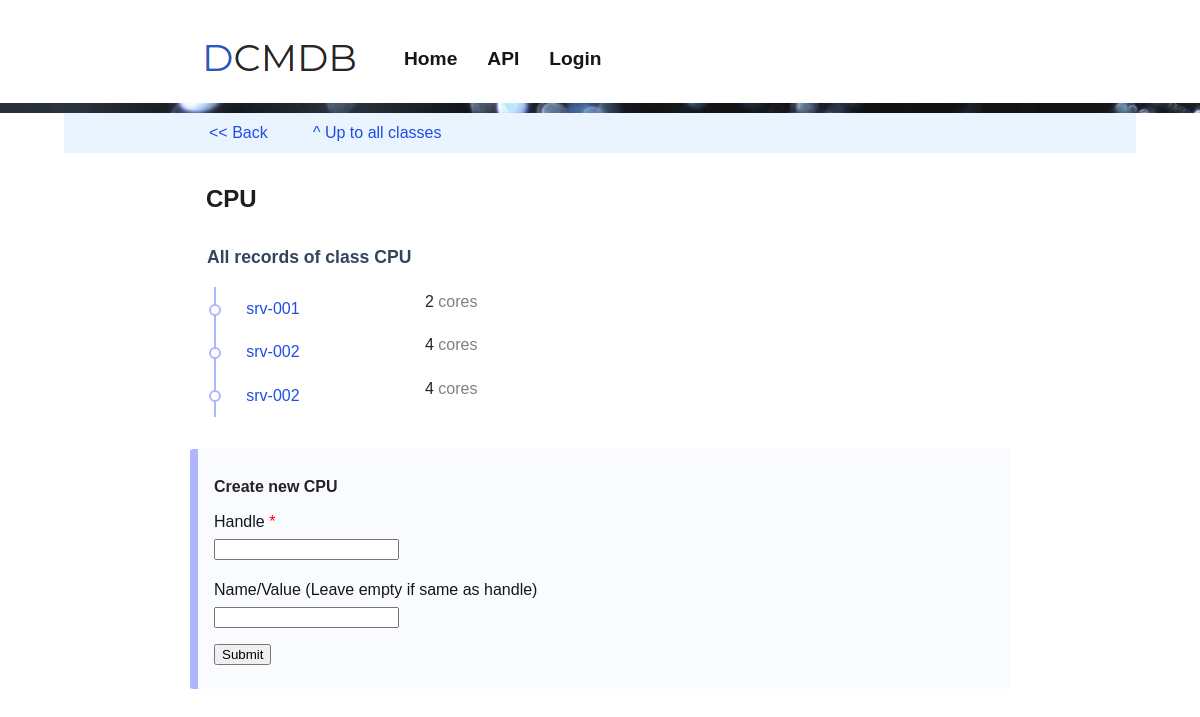
/ui/api/v1/class/cpu, run on the app's committed database.
### tables this page shows
CREATE TABLE classes (id integer primary key autoincrement, handle text UNIQUE, name text, type text, description text, appended integer, unit text, value_prefix, value_limit text, applies_to text, accepts text);

CREATE TABLE records (id integer primary key autoincrement, class_id int, handle text, label text, value text, target_id int, alias_src_id int, alias_dst_id int);

### frontend/api_v1.py (the view)
@api.route('/ui/api/v1/class/<class_handle>')
@api.route('/ui/api/v1/class/<class_handle>/')
def render_class_details(class_handle):
    index.g.title = 'All records of class '+ class_handle
    index.g.parent_page = "/ui/api/v1/class"
    index.g.parent_page_link_name = "^ Up to all classes"
    rc = get_record_class(class_handle)
    index.g.rc = rc
    index.g.records = rc.records()
    applies_to = []
    for t in rc.applies_to:
        applies_to.append(get_record_class(t))
    index.g.applies_to = applies_to
    accepts = []
    for t in rc.accepts:
        accepts.append(get_record_class(t))
    index.g.accepts = accepts
    from .forms import CreateRecordForm
    form = CreateRecordForm()
    r = form.validate_on_submit()
    return index.render_template('api_v1_class_details.html', form=form)

### frontend/forms.py
class CreateRecordForm(FlaskForm):
    record_handle = StringField('Handle', validators=[InputRequired(), Length(min=1, max=200)])
    record_value = StringField( 'Name/Value (Leave empty if same as handle)',
                                validators=[Length(min=0, max=200)])
    submit = SubmitField('Submit')

### backend/app.py (called while the page is built)
    def get_record_class(self, class_id):
        query = "SELECT * FROM classes WHERE id = {}".format(class_id)
        row = self.db.fetch_one(query)
        if row is None or row is False:
            return False
        return RecordClass(self, class_id)

    def get_record_class_id(self, class_handle):
        query = "SELECT id FROM classes WHERE handle = '{}';".format(class_handle)
        row = self.db.fetch_one(query)
        if row:
            return row[0]
        return False

    def get_object_list(self, query, ObjectClass):
        query_result = self.db.fetch_all(query)
        object_list = []
        for row in query_result:
            obj_id = row[0]
            obj = ObjectClass(self, obj_id)
            object_list.append(obj)
        return object_list

    def csl_to_list(self, csl):
        l = csl.split(", ")
        return list(filter(None, l))

### backend/application/sqlite_engine.py (called while the page is built)
    def connect(self):
        if self.connection == False:
            self.connection = sqlite3.connect(self.url)
            self.cursor = self.connection.cursor()

    def commit(self):
        self.connection.commit()

    def close_connection(self):
        self.connection.close()
        self.connection = False

    def fetch_one(self, query):
        self.connect()
        qr = self.cursor.execute(query)
        result = self.cursor.fetchone()
        self.commit()
        self.close_connection()
        return result

    def fetch_all(self, query):
        self.connect()
        qr = self.cursor.execute(query)
        result = self.cursor.fetchall()
        self.commit()
        self.close_connection()
        return result

### backend/classes/record.py (called while the page is built)
    @property
    def target(self):
        return self.target_obj

    def get_members(self):
        query = "SELECT object_id FROM relationships WHERE parent_id = {}".format(self.id)
        return self.app.get_object_list(query, Record)

### backend/classes/record_class.py (called while the page is built)
    def records(self):
        query = "SELECT * FROM records WHERE class_id = {};" \
                .format(self.id)
        return self.app.get_object_list(query, self.app.Record)

### frontend/api_v1.py (called while the page is built)
def get_record_class(rc_handle):
    rc_id = index.backend.get_record_class_id(rc_handle)
    return index.backend.get_record_class(rc_id)

### frontend/templates/api_v1_class_details.html (shortened to what this page needs)
{% extends "base.html" %}
{% from 'common.html' import api_nav %}
{% from 'common.html' import input as input %}
{% block extra_css %}
		<link rel="stylesheet" href="/static/dist/css/forms.css" />
{% endblock %}
{% block content %}
<article style="border:0px; max-width:100vw;">
	{{ api_nav(g) }}
</article>
<article style="border:0px;">
	<h1> {{ g.rc.name }}</h1>
</article>
<article>
	<table class="tablelist">
		<tr><td colspan="2"><h2>All records of class {{ g.rc.name }}</h1></td></tr>
		{% if g.rc.type in ['object', 'linked-object'] %}
		{% for obj in g.records %}
			<tr>
				<td class="bullet">
					<a href="/ui/api/v1/{{ obj.url }}"> {{ obj.label }} </a>
				</td>
				<td></td>
			</tr>
		{% endfor %}
		{% else %}
		{% for obj in g.records %}
			{% set child = obj.get_members()[0] %}
			<tr>
				<td class="bullet">
					<a href="/ui/api/v1/{{ child.url }}"> {{ child.label }} </a>
				</td>
				<td>
					  {{ obj.value }} <span style="color:gray">{{ obj.record_class.unit }}</span>
				</td>
			</tr>
		{% endfor %}
		{% endif %}
	</table>
	<div class="dark">
		<form method="POST"  >
		<h4> Create new {{ g.rc.name }}</h4>
		{{ input(form.record_handle,5,True) }}
		{{ input(form.record_value,5) }}
		{{ form.submit }}
		</form>
	</div>
</article>
{% endblock %}

### data on the page
classes: rc.name "CPU", record_class.unit "cores" "cores" "cores"
records: label "srv-001"
records: label "srv-002" "srv-002"

### other printed values
{{ g.parent_page_link_name }} "^ Up to all classes"
{{ obj.value }} "2" "4" "4"
{{ field.label }} "Handle Name/Value (Leave empty if same as handle)"
